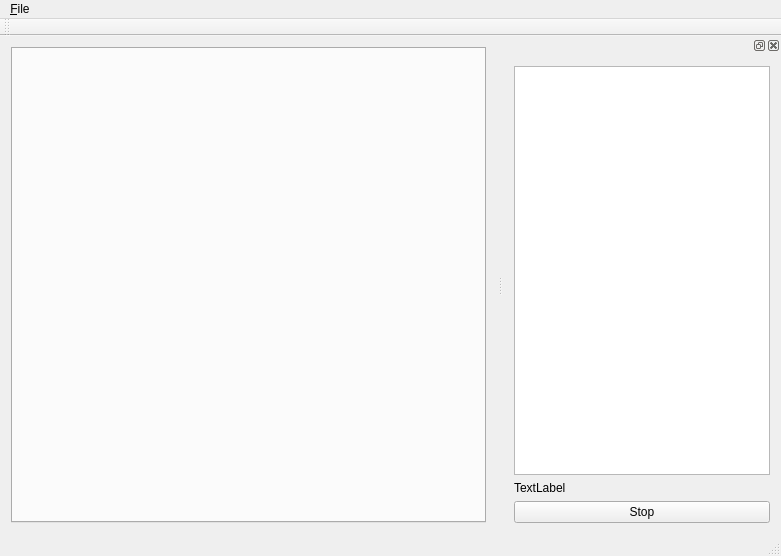
<?xml version="1.0" encoding="UTF-8"?>
<ui version="4.0">
 <class>MainWindow</class>
 <widget class="QMainWindow" name="MainWindow">
  <property name="geometry">
   <rect>
    <x>0</x>
    <y>0</y>
    <width>781</width>
    <height>556</height>
   </rect>
  </property>
  <property name="windowTitle">
   <string>MainWindow</string>
  </property>
  <widget class="QWidget" name="centralWidget">
   <layout class="QHBoxLayout" name="horizontalLayout">
    <item>
     <widget class="QTabWidget" name="tabWidget"/>
    </item>
   </layout>
  </widget>
  <widget class="QMenuBar" name="menuBar">
   <property name="geometry">
    <rect>
     <x>0</x>
     <y>0</y>
     <width>781</width>
     <height>20</height>
    </rect>
   </property>
   <widget class="QMenu" name="menu_File">
    <property name="title">
     <string>&amp;File</string>
    </property>
    <addaction name="action_Open"/>
    <addaction name="action_Play_Positions"/>
   </widget>
   <addaction name="menu_File"/>
  </widget>
  <widget class="QToolBar" name="mainToolBar">
   <attribute name="toolBarArea">
    <enum>TopToolBarArea</enum>
   </attribute>
   <attribute name="toolBarBreak">
    <bool>false</bool>
   </attribute>
  </widget>
  <widget class="QStatusBar" name="statusBar"/>
  <widget class="QDockWidget" name="dockWidget">
   <attribute name="dockWidgetArea">
    <number>2</number>
   </attribute>
   <widget class="QWidget" name="dockWidgetContents">
    <layout class="QVBoxLayout" name="verticalLayout">
     <item>
      <widget class="QPlainTextEdit" name="plainTextEdit"/>
     </item>
     <item>
      <widget class="QLabel" name="label">
       <property name="text">
        <string>TextLabel</string>
       </property>
      </widget>
     </item>
     <item>
      <layout class="QHBoxLayout" name="horizontalLayout_2">
       <item>
        <widget class="QPushButton" name="pushButton">
         <property name="text">
          <string>Stop</string>
         </property>
        </widget>
       </item>
      </layout>
     </item>
    </layout>
   </widget>
  </widget>
  <action name="action_Open">
   <property name="text">
    <string>&amp;Open NMEA...</string>
   </property>
  </action>
  <action name="action_Play_Positions">
   <property name="text">
    <string>&amp;Play Positions</string>
   </property>
  </action>
 </widget>
 <layoutdefault spacing="6" margin="11"/>
 <resources/>
 <connections/>
</ui>
